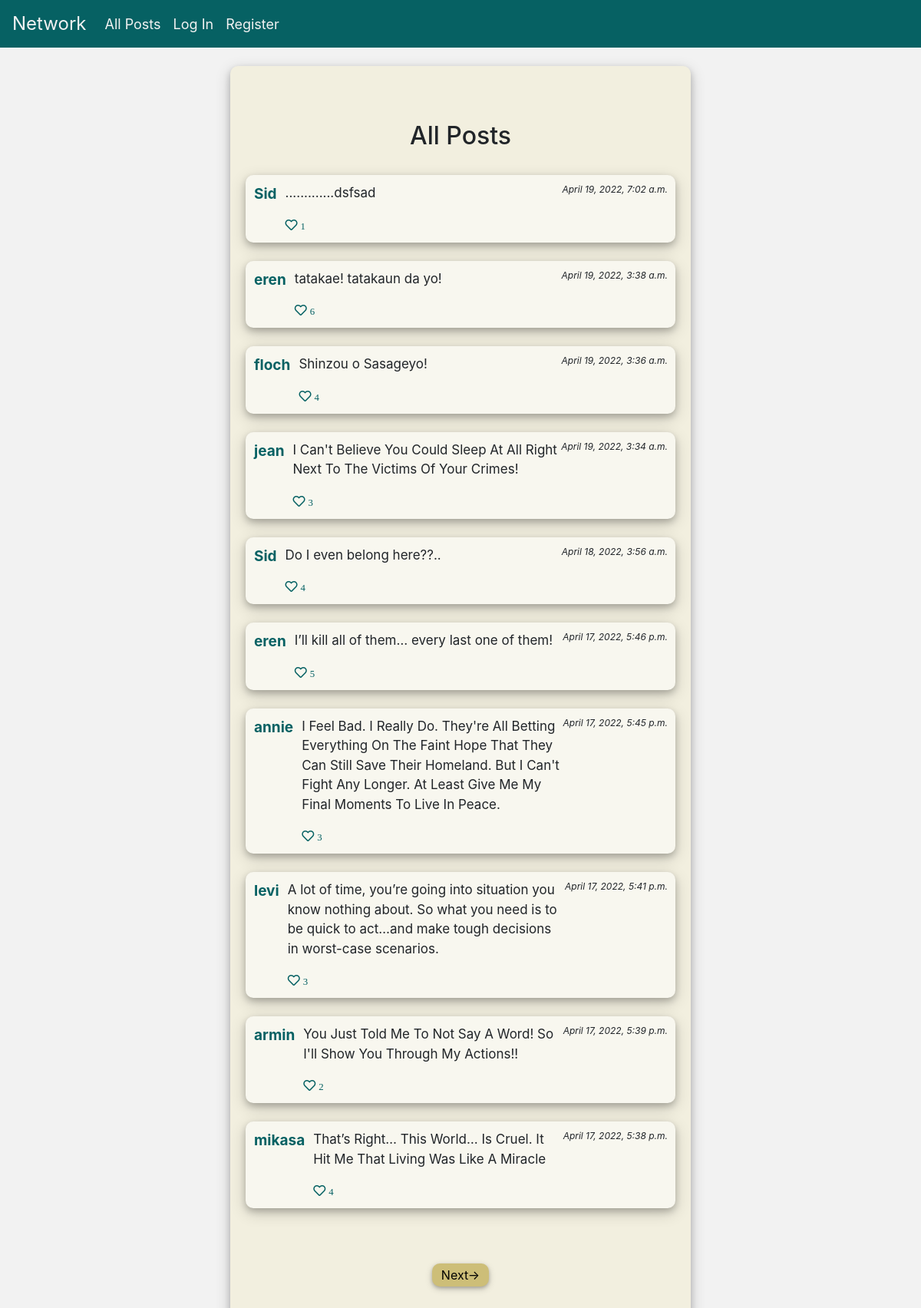
The page /allPost on the database its author committed.
### project4/network/models.py (models this page shows, shortened)
class Post(models.Model):
    user = models.ForeignKey(User, on_delete=models.CASCADE, related_name="owner")
    content = models.CharField(max_length=200, default=None)
    time = models.DateTimeField(auto_now_add=True)
    like = models.IntegerField(default=0)

class User(AbstractUser):
    pass

### project4/network/views.py (the view)
# urls.py: path("allPost", views.all_post, name="allpost"),
def all_post(request):
    if request.user.is_authenticated:
        user = request.user
        likes =Likes.objects.filter(post=OuterRef('id'), user_id=user)
        posts = Post.objects.filter().order_by('-time').annotate(curr_like=Count(likes.values('id')))
    else:
        posts = Post.objects.order_by("-time").all()
    paginator = Paginator(posts, 10)
    page_num = request.GET.get('page')
    pager = paginator.get_page(page_num)
    return render(request, "network/allPost.html",{
        "posts": pager
    })

### project4/network/templates/network/allPost.html (shortened to what this page needs)
{% extends "network/layout.html" %}
{% block body %}
<br>
    <br><br>
<center><h2>All Posts</h2></center>
<br>
{% for post in posts %}
<div class="post-block">
<table>
    <tr>
        <td id = "user-cell">
            <strong><a class="user-name" href="{% url 'profile' post.user %}">{{ post.user }}</a></strong>
        </td>
        <td id = "like-btn">
            <p id="post-content-{{post.id}}" class="post">{{ post.content }}</p>
            {% if post.curr_like > 0 %}
            <div data-id="{{post.id}}" class= "fas fa-heart">&nbsp<small>{{ post.like }}</small></div>
            {% else %}
            <div data-id="{{post.id}}" class= "far fa-heart">&nbsp<small>{{ post.like }}</small></div>
            {% endif %}
        </td>
        <p id="timestamp">
            <i>{{ post.time }}</i>
        </p>
    </tr>
</table>
</div>
<br>
{% endfor %}
<br>
<br>
{% if posts.has_next %}
<Center><button class="btn-style"><a class="btn-link" href="{% url 'allpost' %}?page={{ posts.next_page_number }}">Next-></a></button></Center>
{% endif %}
<br><br>
{% endblock %}

### project4/network/static/network/styles.css (style rules this page uses)
body { background-color: whitesmoke; }
#user-cell { vertical-align: top; padding-right: 10px; }
#like-btn { vertical-align: bottom; }
#timestamp { float: right; font-size: 12px; }
.fa-heart { color: #066163; cursor: pointer; }
.post-block { padding: 10px; box-shadow: 0 4px 8px 0 rgba(0, 0, 0, 0.2), 0 6px 20px 0 rgba(0, 0, 0, 0.19); border-radius: 10px; background-color: #f8f7ef; }
.user-name, .user-name:hover { color: #066163; font-size: 19px; }
.btn-style { background-color: #CDBE78; padding: 3px 12px 3px 12px; border-radius: 10px; border: none; box-shadow: 0 2px 4px 0 rgba(0, 0, 0, 0.2), 0 3px 10px 0 rgba(0, 0, 0, 0.19); }
.btn-link, .btn-link:hover { color: black; text-decoration: none; }
.post { font-size: 17px; }

### rows shown on the page
Post: user "Sid", content ".............dsfsad", like "1", time "April 19, 2022, 7:02 a.m."
Post: user "eren", content "tatakae! tatakaun da yo!", like "6", time "April 19, 2022, 3:38 a.m."
Post: user "floch", content "Shinzou o Sasageyo!", like "4", time "April 19, 2022, 3:36 a.m."
Post: user "jean", content "I Can't Believe You Could Sleep At All Right Next To The Victims Of Your Crimes!", like "3", time "April 19, 2022, 3:34 a.m."
Post: user "Sid", content "Do I even belong here??..", like "4", time "April 18, 2022, 3:56 a.m."
Post: user "eren", content "I’ll kill all of them… every last one of them!", like "5", time "April 17, 2022, 5:46 p.m."
Post: user "annie", content "I Feel Bad. I Really Do. They're All Betting Everything On The Faint Hope That They Can Still Save Their Homeland. But I Can't Fight Any Longer. At Least Give Me My Final Moments To Live In Peace.", like "3", time "April 17, 2022, 5:45 p.m."
Post: user "levi", content "A lot of time, you’re going into situation you know nothing about. So what you need is to be quick to act…and make tough decisions in worst-case scenarios.", like "3", time "April 17, 2022, 5:41 p.m."
Post: user "armin", content "You Just Told Me To Not Say A Word! So I'll Show You Through My Actions!!", like "2", time "April 17, 2022, 5:39 p.m."
Post: user "mikasa", content "That’s Right… This World… Is Cruel. It Hit Me That Living Was Like A Miracle", like "4", time "April 17, 2022, 5:38 p.m."
